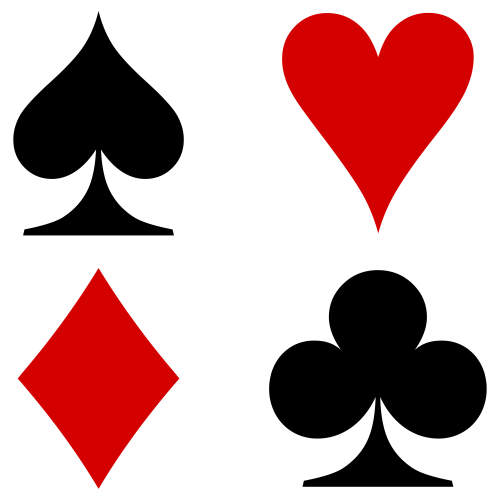
#> input picture Practice/FrenchCardsShapes.png, 500 x 500 px
$ python 11_04_b_connectedComponents.py   (older library calls are emulated)
#> lines starting #> are read from the running program, lines starting #| are printed output that depends on the picture; after the words box and inside, x2 and y2 are one past the last pixel; in counts of white or black regions, pixels touching at a corner belong together; long printed decimals are rounded
import cv2

im_gray = cv2.imread('FrenchCardsShapes.png', cv2.IMREAD_GRAYSCALE)
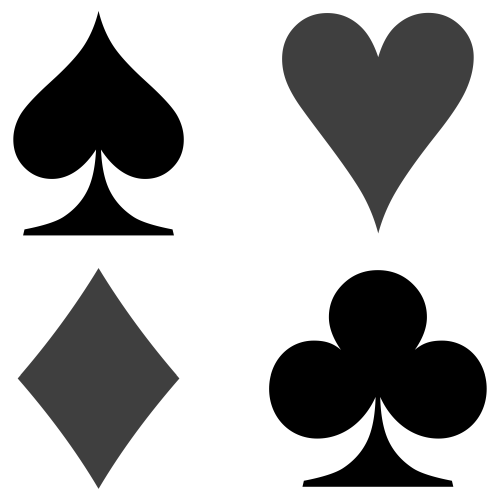
#> im_gray: shape (500, 500); min 0, max 255, mean 175.6

thresh_val = 100

if thresh_val < 128:
    _, im_th = cv2.threshold(im_gray, thresh_val, 255, cv2.THRESH_BINARY_INV)
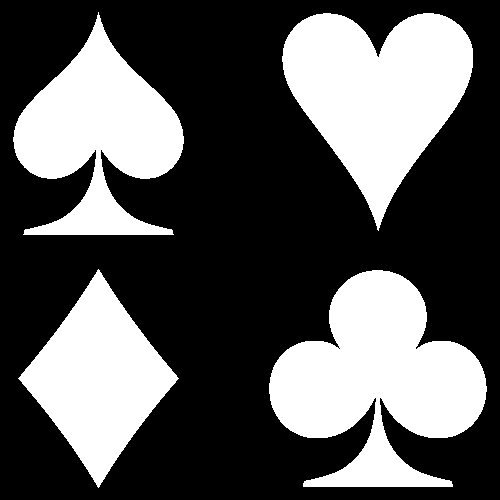
#> im_th: shape (500, 500); 34.9% white; 4 white regions, box (x1, y1, x2, y2) and area: (269, 270, 487, 487) 27275, (282, 13, 473, 231) 23782, (13, 12, 184, 235) 19646, (18, 269, 179, 488) 16637
else:
    _, im_th = cv2.threshold(im_gray, thresh_val, 255, cv2.THRESH_BINARY)

num_comp, im_labels, stats, centroid = cv2.connectedComponentsWithStats(im_th, None, 8, cv2.CV_16U)
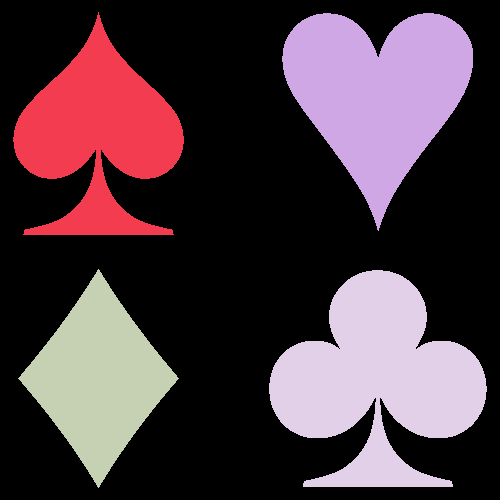
#> im_labels: shape (500, 500) int32; 5 distinct labels, from 0 to 4; one colour per label, 0 black
#> num_comp = 5; stats = [[0, 0, 500, 500, 162660], [13, 12, 171, 223, 19646], [282, 13, 191, 218, 23782], [18, 269, 161, 219, 16637], [269, 270, 218, 217, 27275]]; centroid = [[243.1, 251.2], [98.06, 135.9], [377.7, 91.96], [98.03, 377.8], [377.4, 380.3]]

print('Number of components:', num_comp)
#| Number of components: 5
print(stats)
#| [[     0      0    500    500 162660]
#|  [    13     12    171    223  19646]
#|  [   282     13    191    218  23782]
#|  [    18    269    161    219  16637]
#|  [   269    270    218    217  27275]]
print('Area of component with index [1]:', stats[1][cv2.CC_STAT_AREA])
#| Area of component with index [1]: 19646
print(centroid)
#| [[243.091 251.199]
#|  [ 98.063 135.876]
#|  [377.723  91.960]
#|  [ 98.034 377.774]
#|  [377.390  380.331 ]]

im_labels_norm = cv2.normalize(im_labels, None, 0, 65535, cv2.NORM_MINMAX, cv2.CV_16U)
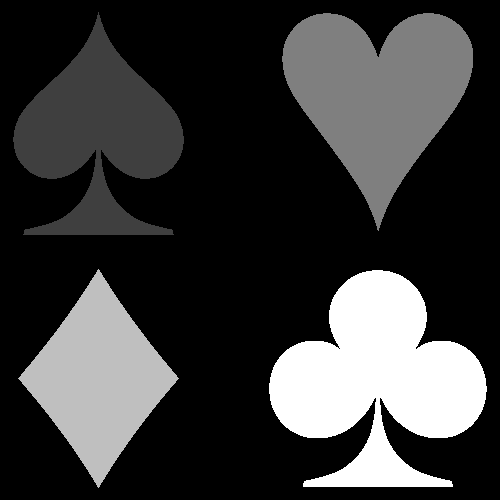
#> im_labels_norm: shape (500, 500) uint16; min 0, max 65535, mean 14825.4; drawn with min black and max white
cv2.imshow('Labels', im_labels_norm)
cv2.waitKey(0)

cv2.destroyAllWindows()

$ run again, with Practice/03_pr_fig.png copied over Practice/FrenchCardsShapes.png
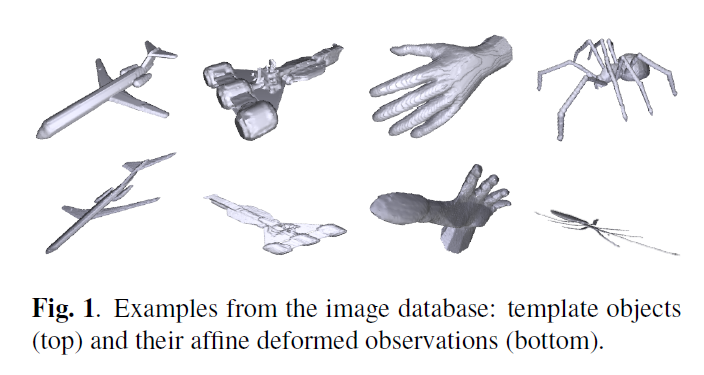
#> input picture Practice/03_pr_fig.png, 704 x 375 px
#> im_th: shape (375, 704); 2.9% white; 501 white regions (384 under 20 px), largest, box (x1, y1, x2, y2) and area: (395, 192, 493, 228) 1317, (218, 67, 257, 86) 263, (235, 100, 277, 141) 262
#> `num_comp, im_labels, stats, centroid = cv2.connectedComponentsWithStat..`:
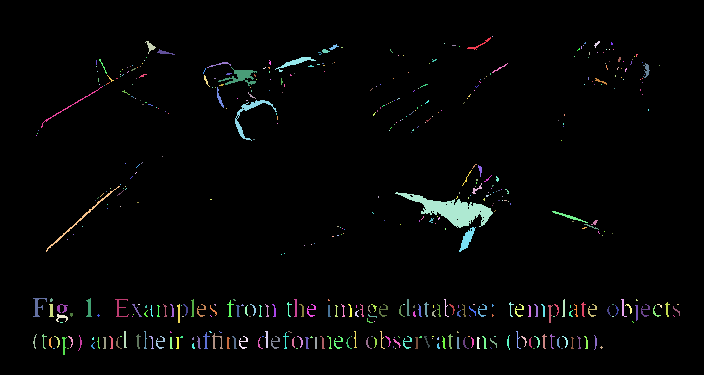
#> im_labels: shape (375, 704) int32; 502 distinct labels, from 0 to 501; one colour per label, 0 black
#> num_comp = 502; stats = 502 rows, first 6: [0, 0, 704, 375, 256460], [467, 37, 24, 13, 48], [492, 36, 1, 1, 1], [145, 41, 11, 13, 51], [594, 41, 6, 7, 17], [444, 43, 1, 1, 1]; centroid = 502 pairs, first value 34.2 to 677.5, second value 36 to 348
#| Number of components: 502
#> (printed output is left out)
#| Area of component with index [1]: 48
#> (printed output is left out)
#> `im_labels_norm = cv2.normalize(im_labels, None, 0, 65535, cv2.NORM_MIN..`:
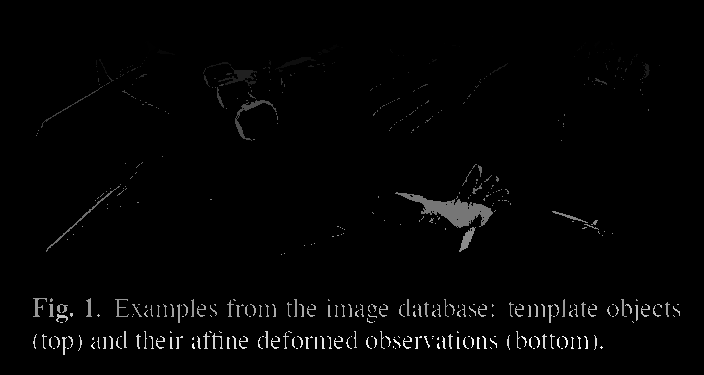
#> im_labels_norm: shape (375, 704) uint16; min 0, max 65535, mean 1047.2; drawn with min black and max white

$ run again, with Practice/03_pr_formula.png copied over Practice/FrenchCardsShapes.png
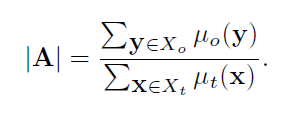
#> input picture Practice/03_pr_formula.png, 297 x 116 px
#> im_th: shape (116, 297); 3.1% white in thin lines or dots, all inside (x1, y1, x2, y2) = (33, 22, 267, 94)
#> `num_comp, im_labels, stats, centroid = cv2.connectedComponentsWithStat..`:
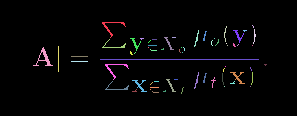
#> im_labels: shape (116, 297) int32; 65 distinct labels, from 0 to 64; one colour per label, 0 black
#> num_comp = 65; stats = 65 rows, first 6: [0, 0, 297, 116, 33382], [102, 22, 24, 16, 63], [252, 25, 2, 3, 3], [224, 26, 3, 16, 17], [253, 29, 3, 15, 18], [194, 30, 5, 17, 24]; centroid = 65 pairs, first value 43.75 to 265, second value 26 to 91.86
#| Number of components: 65
#> (printed output is left out)
#| Area of component with index [1]: 63
#> (printed output is left out)
#> `im_labels_norm = cv2.normalize(im_labels, None, 0, 65535, cv2.NORM_MIN..`:
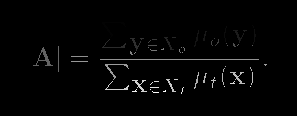
#> im_labels_norm: shape (116, 297) uint16; min 0, max 65535, mean 962.4; drawn with min black and max white

$ run again, with Practice/03_pr_table.png copied over Practice/FrenchCardsShapes.png
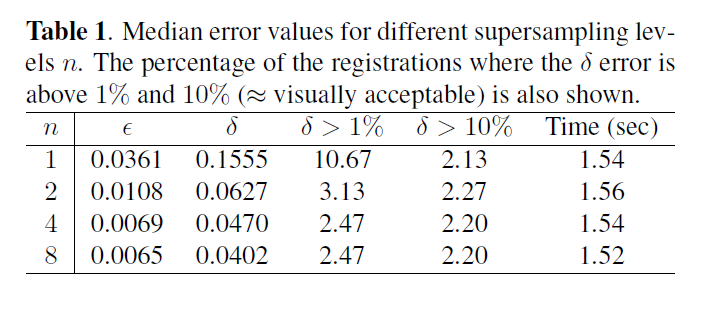
#> input picture Practice/03_pr_table.png, 701 x 311 px
#> im_th: shape (311, 701); 5.5% white in thin lines or dots, all inside (x1, y1, x2, y2) = (26, 21, 675, 274)
#> `num_comp, im_labels, stats, centroid = cv2.connectedComponentsWithStat..`:
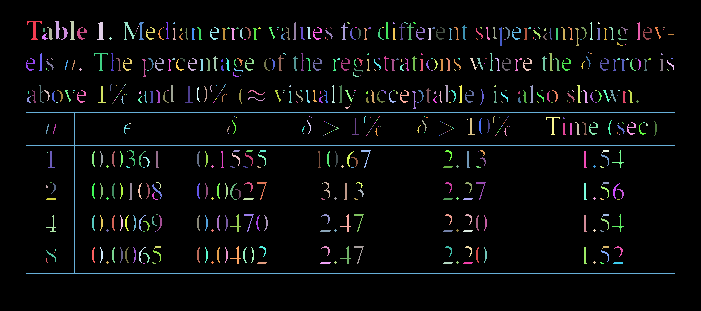
#> im_labels: shape (311, 701) int32; 635 distinct labels, from 0 to 634; one colour per label, 0 black
#> num_comp = 635; stats = 635 rows, first 6: [0, 0, 701, 311, 206010], [27, 21, 15, 19, 82], [55, 21, 5, 18, 57], [70, 21, 5, 19, 60], [97, 22, 7, 18, 75], [124, 22, 11, 18, 62]; centroid = 635 pairs, first value 28 to 671.5, second value 22.5 to 263
#| Number of components: 635
#> (printed output is left out)
#| Area of component with index [1]: 82
#> (printed output is left out)
#> `im_labels_norm = cv2.normalize(im_labels, None, 0, 65535, cv2.NORM_MIN..`:
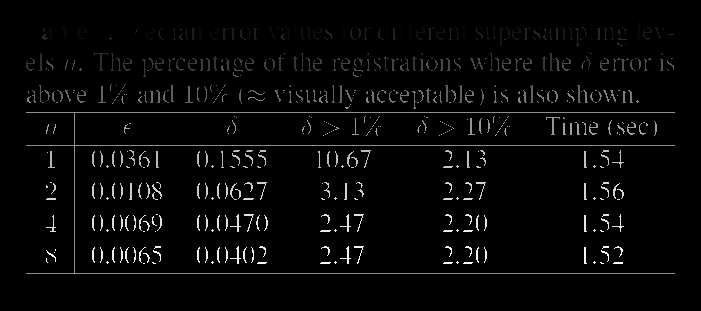
#> im_labels_norm: shape (311, 701) uint16; min 0, max 65535, mean 1801.3; drawn with min black and max white
